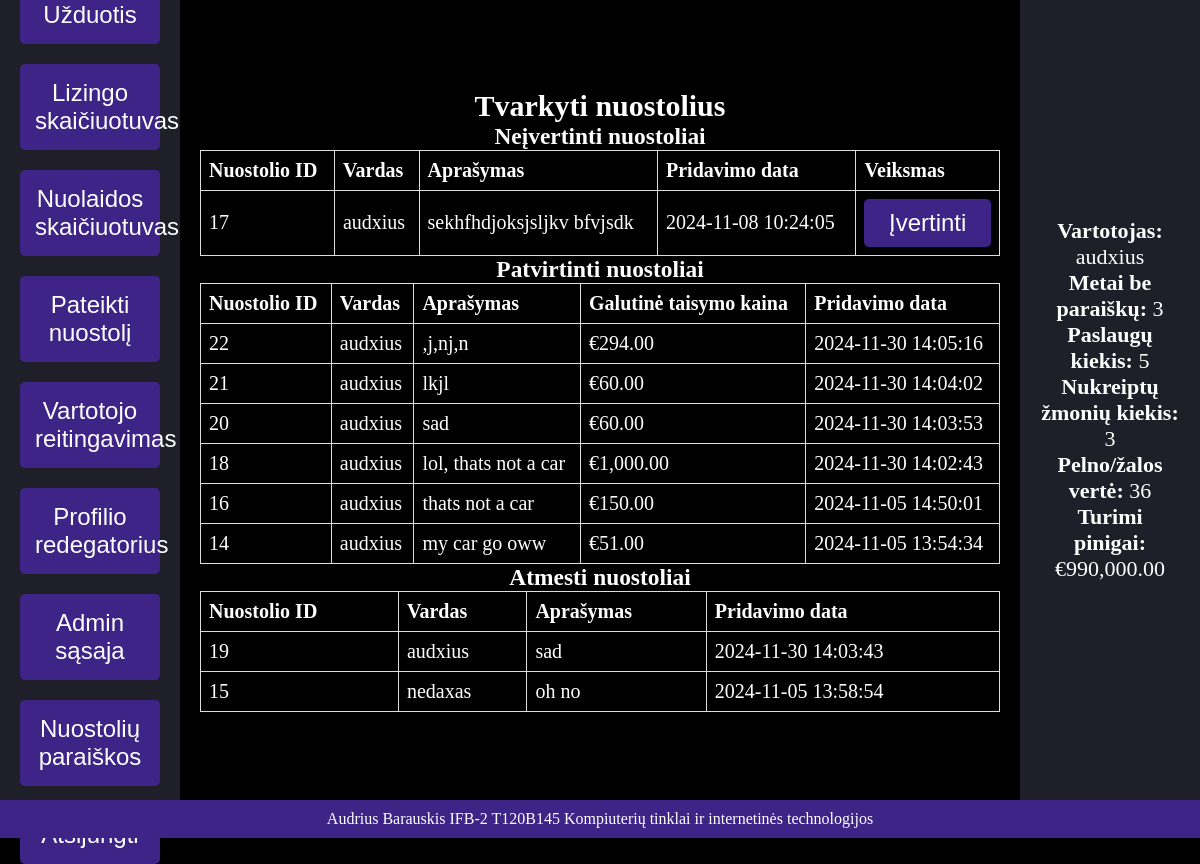
/admin_claims.php (signed in), run on the app's committed database.
### tables this page shows
CREATE TABLE `Claims` (
  `claim_id` int(11) NOT NULL,
  `user_id` int(11) NOT NULL,
  `description` text DEFAULT NULL,
  `status` enum('Pending','Approved','Denied') DEFAULT 'Pending',
  `repair_cost` decimal(10,2) DEFAULT 0.00,
  `created_at` timestamp NOT NULL DEFAULT current_timestamp()
);

CREATE TABLE `Users` (
  `user_id` int(11) NOT NULL,
  `name` varchar(100) NOT NULL,
  `years_no_claims` int(11) DEFAULT 0,
  `num_services` int(11) DEFAULT 1,
  `referrals` int(11) DEFAULT 0,
  `email` varchar(255) NOT NULL,
  `password` varchar(255) NOT NULL,
  `profit_loss_score` decimal(10,2) DEFAULT 0.00,
  `referrer_id` int(11) DEFAULT NULL,
  `balance` decimal(10,2) DEFAULT 0.00,
  `role` enum('admin','moderator','user') DEFAULT 'user'
);

### admin_claims.php (the view, shortened to what this page needs)
<?php
include 'header.php';
require_once 'db.php';
function fetchClaimsByStatus($pdo, $status) {
    $stmt = $pdo->prepare("
        SELECT C.claim_id, C.user_id, U.name, C.description, C.status, C.repair_cost, C.created_at
        FROM Claims C
        JOIN Users U ON C.user_id = U.user_id
        WHERE C.status = ?
        ORDER BY C.created_at DESC
    ");
    $stmt->execute([$status]);
    return $stmt->fetchAll();
}
$pendingClaims = fetchClaimsByStatus($pdo, 'Pending');
$approvedClaims = fetchClaimsByStatus($pdo, 'Approved');
$deniedClaims = fetchClaimsByStatus($pdo, 'Denied');
?>
<!DOCTYPE html>
<html lang="en">
<head>
</head>
<body>
    <h2>Tvarkyti nuostolius</h2>
    <h3>Neįvertinti nuostoliai</h3>
    <table border="1">
        <tr>
            <th>Nuostolio ID</th>
            <th>Vardas</th>
            <th>Aprašymas</th>
            <th>Pridavimo data</th>
            <th>Veiksmas</th>
        </tr>
        <?php foreach ($pendingClaims as $claim): ?>
            <tr>
                <td><?php echo htmlspecialchars($claim['claim_id']); ?></td>
                <td><?php echo htmlspecialchars($claim['name']); ?></td>
                <td><?php echo htmlspecialchars($claim['description']); ?></td>
                <td><?php echo htmlspecialchars($claim['created_at']); ?></td>
                <td>
                    <form action="claim_details.php" method="get">
                        <button type="submit">Įvertinti</button>
                    </form>
                </td>
            </tr>
        <?php endforeach; ?>
    </table>
    <h3>Patvirtinti nuostoliai</h3>
    <table border="1">
        <tr>
            <th>Nuostolio ID</th>
            <th>Vardas</th>
            <th>Aprašymas</th>
            <th>Galutinė taisymo kaina</th>
            <th>Pridavimo data</th>
        </tr>
        <?php foreach ($approvedClaims as $claim): ?>
            <tr>
                <td><?php echo htmlspecialchars($claim['claim_id']); ?></td>
                <td><?php echo htmlspecialchars($claim['name']); ?></td>
                <td><?php echo htmlspecialchars($claim['description']); ?></td>
                <td><?php echo "€" . number_format($claim['repair_cost'], 2); ?></td>
                <td><?php echo htmlspecialchars($claim['created_at']); ?></td>
            </tr>
        <?php endforeach; ?>
    </table>
    <h3>Atmesti nuostoliai</h3>
    <table border="1">
        <tr>
            <th>Nuostolio ID</th>
            <th>Vardas</th>
            <th>Aprašymas</th>
            <th>Pridavimo data</th>
        </tr>
        <?php foreach ($deniedClaims as $claim): ?>
            <tr>
                <td><?php echo htmlspecialchars($claim['claim_id']); ?></td>
                <td><?php echo htmlspecialchars($claim['name']); ?></td>
                <td><?php echo htmlspecialchars($claim['description']); ?></td>
                <td><?php echo htmlspecialchars($claim['created_at']); ?></td>
            </tr>
        <?php endforeach; ?>
    </table>
</body>
</html>
<?php include 'footer.php'; ?>

### footer.php (shortened to what this page needs)
<?php
require_once 'db.php';
$userId = $_SESSION['user_id'];
try {
    $stmt = $pdo->prepare("
        SELECT U.name AS username, U.years_no_claims, U.num_services,
               COUNT(R.user_id) AS referral_count,
               (U.years_no_claims * 5 + U.num_services * 3 + COUNT(R.user_id) * 2) AS profit_loss_score,
               U.balance
        FROM Users U
        LEFT JOIN Users R ON U.user_id = R.referrer_id
        WHERE U.user_id = ?
        GROUP BY U.user_id
    ");
    $stmt->execute([$userId]);
    $userInfo = $stmt->fetch(PDO::FETCH_ASSOC);
} catch (Exception $e) {
    die("Klaida užklausos vykdyme: " . $e->getMessage());
}
?>
</div>
<div id="right-sidebar">
    <?php if ($userInfo): ?>
        <p><strong>Vartotojas:</strong> <?= htmlspecialchars($userInfo['username']); ?></p>
        <p><strong>Metai be paraiškų:</strong> <?= htmlspecialchars($userInfo['years_no_claims']); ?></p>
        <p><strong>Paslaugų kiekis:</strong> <?= htmlspecialchars($userInfo['num_services']); ?></p>
        <p><strong>Nukreiptų žmonių kiekis:</strong> <?= htmlspecialchars($userInfo['referral_count']); ?></p>
        <p><strong>Pelno/žalos vertė:</strong> <?= htmlspecialchars($userInfo['profit_loss_score']); ?></p>
        <p><strong>Turimi pinigai:</strong> €<?= number_format($userInfo['balance'], 2); ?></p>
    <?php else: ?>
        <p>Jokios papildomos informacijos.</p>
    <?php endif; ?>
</div>
</div>
<footer>
    <p>Audrius Barauskis IFB-2 T120B145 Kompiuterių tinklai ir internetinės technologijos</p>
</footer>
</body>
</html>

### style.css (style rules this page uses)
* { margin: 0; padding: 0; box-sizing: border-box; }
body, html { height: 100%; display: flex; flex-direction: column; color: white; background-color: black; }
th, td { border-bottom: 1px solid #ddd; padding: 8px; }
table { width: 100%; }
#right-sidebar { width: 15%; background-color: #1e1f29; padding: 20px; text-align: center; font-size: 22px; text-align: center; display: flex; flex-direction: column; align-items: center; justify-content: center; }
footer { text-align: center; padding: 10px; background-color: #3d2486; color: #fff; position: relative; bottom: 0; width: 100%; }
input[type="submit"], button[type="submit"] { background-color: #3d2486; color: white; padding: 10px 20px; font-size: 1.2em; border: none; border-radius: 5px; cursor: pointer; transition: background-color 0.3s ease; }

### admin_claims.php (style rules this page uses)
table { width: 100%; border-collapse: collapse; }
th, td { text-align: left; border: 1px solid #ddd; }
input[type="number"], button { width: 100%; box-sizing: border-box; padding: 10px; }
button { background-color: #3d2486; color: #fff; border: none; cursor: pointer; }

### data on the page
claims: claim_id "17", user.name "audxius", description "sekhfhdjoksjsljkv bfvjsdk", created_at "2024-11-08 10:24:05"
claims: claim_id "22", user.name "audxius", description ",j,nj,n", repair_cost "294.00", created_at "2024-11-30 14:05:16"
claims: claim_id "21", user.name "audxius", description "lkjl", repair_cost "60.00", created_at "2024-11-30 14:04:02"
claims: claim_id "20", user.name "audxius", description "sad", repair_cost "60.00", created_at "2024-11-30 14:03:53"
claims: claim_id "18", user.name "audxius", description "lol, thats not a car", repair_cost "1,000.00", created_at "2024-11-30 14:02:43"
claims: claim_id "16", user.name "audxius", description "thats not a car", repair_cost "150.00", created_at "2024-11-05 14:50:01"
claims: claim_id "14", user.name "audxius", description "my car go oww", repair_cost "51.00", created_at "2024-11-05 13:54:34"
claims: claim_id "19", user.name "audxius", description "sad", created_at "2024-11-30 14:03:43"
claims: claim_id "15", user.name "nedaxas", description "oh no", created_at "2024-11-05 13:58:54"
users: name "audxius", years_no_claims "3", num_services "5", balance "990,000.00"

### other printed values
$userInfo['referral_count'] "3"
$userInfo['profit_loss_score'] "36"
